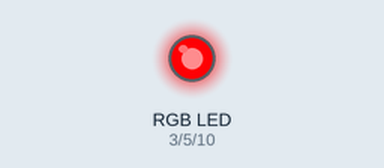
Simulated run of this sketch. Board: Arduino Uno, built with avr-gcc and run on an emulated ATmega328P. Parts: an RGB LED mixed from three pins (HIGH = lit). Dim RGB values are drawn brighter than linear.

Above: at 0.05 s.
At 1.15 s:
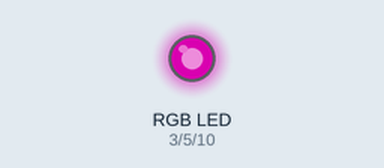
At 2.3 s:
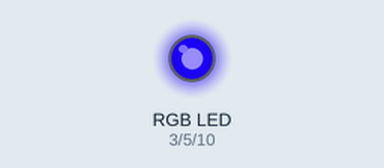
At 4.6 s:
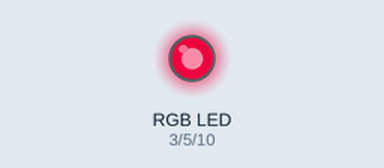
Timing chart, 0 to 6.7 s (numbered marks = the images above):
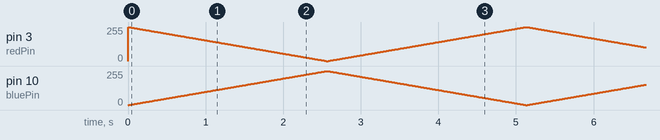

The sketch:

Read_ASCII_String.ino
```cpp
const int redPin = 3;
const int greenPin = 5;
const int bluePin = 10;

void setup(){

  pinMode(redPin, OUTPUT);
  pinMode(greenPin, OUTPUT);
  pinMode(bluePin, OUTPUT);

  Serial.begin(9600);
}

void loop(){

  for(int i=0; i<= 255; i++){
    setColor(255-i, 0, i);
    delay(10);
  }

  for(int i=255; i>=0; i--){
    setColor(255-i, 0, i);
    delay(10);
  }


}

void setColor(int red, int green, int blue){

  analogWrite(redPin, red);
  analogWrite(greenPin, green);
  analogWrite(bluePin, blue);
}
```
